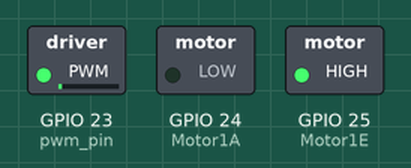
The program below on a simulated Raspberry Pi (BCM pin numbers). Shown: switched loads named in the program (green lamp = pin HIGH).

Above: at 0.05 s.
At 5.05 s:
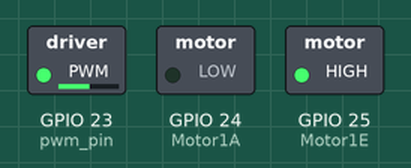
At 8.75 s:
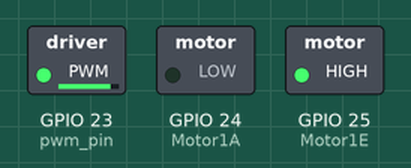
At 17.45 s:
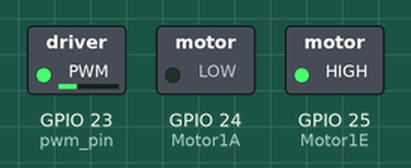
Timing chart, 0 to 26.0 s (numbered marks = the images above):
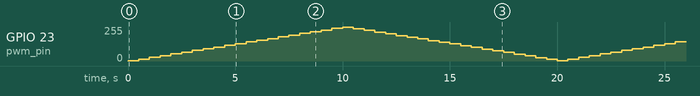

The program:

motor_pwm.py
```python
import RPi.GPIO as GPIO
from time import sleep

GPIO.setmode(GPIO.BCM)

Motor1A = 24
pwm_pin = 23
Motor1E = 25

GPIO.setup(Motor1A,GPIO.OUT)
GPIO.setup(pwm_pin, GPIO.OUT)
p = GPIO.PWM(pwm_pin, 1000)
GPIO.setup(Motor1E,GPIO.OUT)
try:
	GPIO.output(Motor1E, GPIO.HIGH)
	GPIO.output(Motor1A, GPIO.LOW)
	p.start(0)
	while 1:
		for i in range(1,101,5):
			p.ChangeDutyCycle(i)
			sleep(0.5)
		for i in range(1,101,5):
			p.ChangeDutyCycle(101-i)
			sleep(0.5)
	# while 1:
	# 	print "Turning motor on"
	# 	GPIO.output(Motor1A,GPIO.HIGH)
	# 	GPIO.output(Motor1B,GPIO.LOW)
	# 	GPIO.output(Motor1E,GPIO.HIGH)
	# 	sleep(20)
except KeyboardInterrupt:
	p.stop()
	GPIO.output(Motor1E, GPIO.LOW)
	GPIO.cleanup()
```
